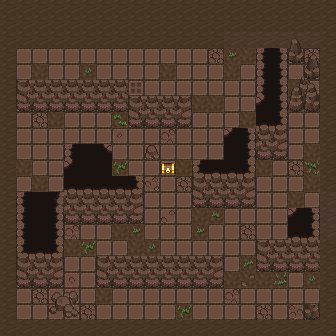

A level layout from a 2D game, rendered from its tile map. Below: a short description, then the map file with tile-grid data replaced by summaries:
An orthogonal 21x21 tile map with 16x16 px tiles, 5 tile layers (Floors, Wall Base (Floors), Details (Floors), Obstacles, ...), 6 hidden layers not drawn, 4 tilesets.

<map version="1.10" tiledversion="1.11.0" orientation="orthogonal" renderorder="right-down" width="21" height="21" tilewidth="16" tileheight="16" infinite="0" nextlayerid="13" nextobjectid="1">
 <tileset firstgid="1" source="RA_Beast.tsx" />
 <tileset firstgid="449" source="RA_Wasteland.tsx" />
 <tileset firstgid="1553" source="RA_Hell.tsx" />
 <tileset firstgid="1809" source="RA_Cavern.tsx" />
 <layer id="3" name="Floors" width="21" height="21">
  <data>[441 cells, 441 non-empty, 5 distinct tile ids]</data>
 </layer>
 <layer id="11" name="Wall Base (Floors)" width="21" height="21">
  <data>[441 cells, 120 non-empty, 1 distinct tile ids]</data>
 </layer>
 <layer id="10" name="Details (Floors)" width="21" height="21">
  <data>[441 cells, 38 non-empty, 16 distinct tile ids]</data>
 </layer>
 <layer id="2" name="Walls" width="21" height="21" visible="0" locked="1">
  <data>[441 cells, 118 non-empty, 12 distinct tile ids]</data>
 </layer>
 <layer id="8" name="Obstacles" width="21" height="21">
  <data>[441 cells, 144 non-empty, 30 distinct tile ids]</data>
 </layer>
 <layer id="9" name="Chest (Obstacles)" width="21" height="21">
  <data>[441 cells, 1 non-empty, 1 distinct tile ids]</data>
 </layer>
 <layer id="12" name="Foreground" width="21" height="21" visible="0">
  <data>[441 cells, 77 non-empty, 14 distinct tile ids]</data>
 </layer>
 <layer id="4" name="Door N" width="21" height="21" visible="0" locked="1">
  <data>[441 cells, 6 non-empty, 6 distinct tile ids]</data>
 </layer>
 <layer id="1" name="Door S" width="21" height="21" visible="0" locked="1">
  <data>[441 cells, 5 non-empty, 2 distinct tile ids]</data>
 </layer>
 <layer id="5" name="Door E" width="21" height="21" visible="0" locked="1">
  <data>[441 cells, 5 non-empty, 2 distinct tile ids]</data>
 </layer>
 <layer id="6" name="Door W" width="21" height="21" visible="0" locked="1">
  <data>[441 cells, 5 non-empty, 2 distinct tile ids]</data>
 </layer>
</map>
